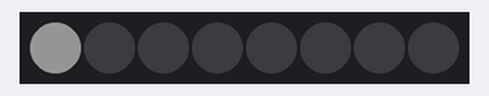
Simulated run of this sketch. Board: Arduino Uno, built with avr-gcc and run on an emulated ATmega328P. Shown: 8 RGB LEDs in strip order, left to right. Dim RGB values are drawn brighter than linear.

Above: at 0.01 s.
At 0.61 s:
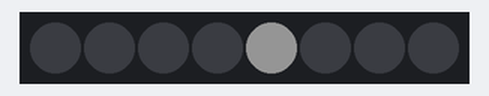
Timing chart, 0 to 40.0 s (numbered marks = the images above):
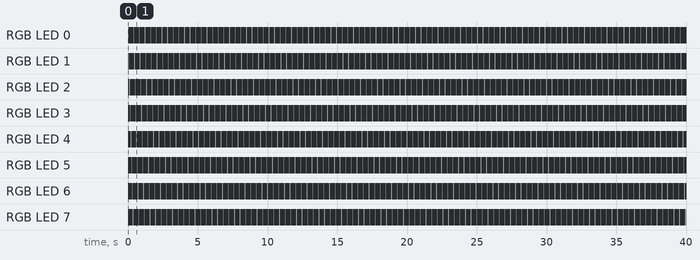

Measured:
- by itself, RGB LED 0–7: alternates RGB(20, 20, 20) for 0.05 s and off for 0.35 s
- by itself, everything shown: repeats every 0.40 s, in 8 steps

The sketch:

NeoPixel.ino
```cpp
#include <Adafruit_NeoPixel.h>
#ifdef __AVR__
  #include <avr/power.h>
#endif
// Pin 지정
#define Neo 4
// 네오픽셀 갯수(8개)
#define NEOPIXELS 8

Adafruit_NeoPixel pixels(NEOPIXELS, Neo, NEO_GRB + NEO_KHZ800);

void setup() {
  pixels.begin(); // neopixel strip 초기화
}

void loop() {
  for(int i=0; i<NEOPIXELS; i++){
    // pixels.Color() takes RGB values, from 0,0,0 up to 255,255,255
    pixels.setPixelColor(i, pixels.Color(20, 20, 20));
    pixels.show();
    delay(50);
    pixels.clear(); // 모든 픽셀 종료
  }
}
```
